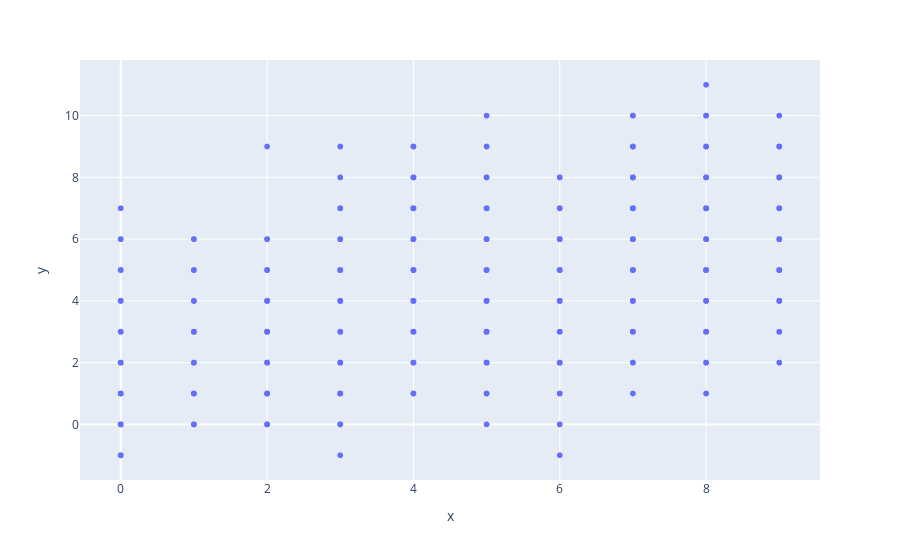

Notebook cell for this chart:
### Code cell
z = np.array([(l,f) for l, f in zip(test_labels, pca_fit)])
fig = px.scatter(x=z[:, 0], y=z[:,1])
fig.show()

### Figure 1 — Plotly figure (JSON) as saved in the notebook; plotly's stock layout.template omitted (floating-point values rounded to 4 significant figures; data arrays with more than 128 entries replaced by an {"elided": "..."} marker saying what was removed)
{"data": [{"hovertemplate": "x=%{x}<br>y=%{y}<extra></extra>", "legendgroup": "", "marker": {"color": "#636efa", "symbol": "circle"}, "mode": "markers", "name": "", "showlegend": false, "type": "scattergl", "x": {"elided": "10000 int values"}, "xaxis": "x", "y": {"elided": "10000 int values"}, "yaxis": "y"}], "layout": {"legend": {"tracegroupgap": 0}, "margin": {"t": 60}, "xaxis": {"anchor": "y", "domain": [0, 1], "title": {"text": "x"}}, "yaxis": {"anchor": "x", "domain": [0, 1], "title": {"text": "y"}}}}
